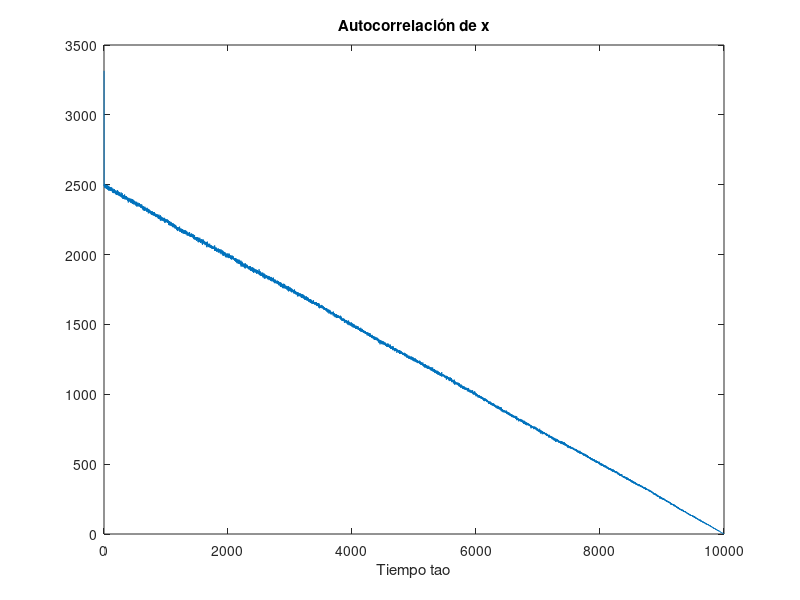
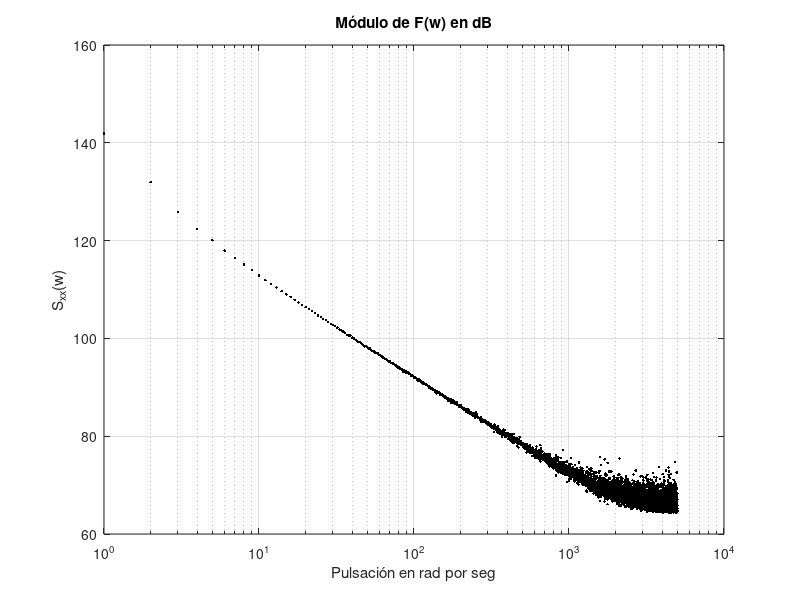

The MATLAB script that drew these images, in order:
%%TP3, Ejercicio 6
N=10000;
rand('state',0)
x=0;xv=zeros(N,1);
for hh=1:N
    x=((pi+x)^5)-fix((pi+x)^5);
    xv(hh)=x;
end
% hist(xv)
%xv=rand(N,1);
fixx = xcorr(xv,xv);

figure 1;
plot(fixx(N:2*N-1));title('Autocorrelación de x');
xlabel('Tiempo tao')

SxM=fft(fixx(N:2*N-1));

figure 2;
semilogx(20*log10(abs(SxM(1:N/2))),'.k'); grid on;
xlabel('Pulsación en rad por seg')
ylabel("S_{xx}(w)")
title('Módulo de F(w) en dB')
